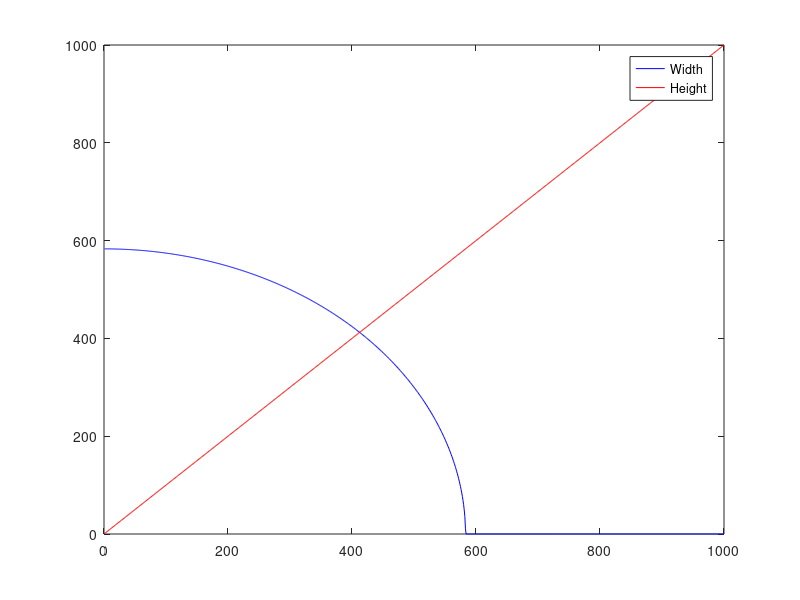
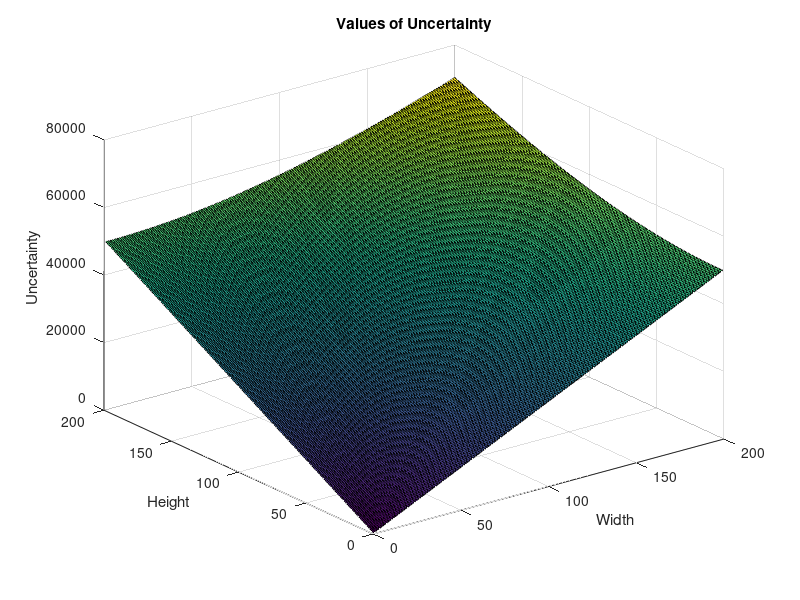

Source code (MATLAB) for these figures, in order:
clc;
clearvars;
close all;

%------------------------------ Question (a) ------------------------------
sigma_side = 5;
width = 300;
height = 500;

sigma_area = sigma_side * sqrt(width^2 + height^2);

fprintf("The uncertainty of the area for width=%d and height=%d is : %.4f\n", width,height,sigma_area);
height_vector_1 = 1:1:1000;
width = real(sqrt((sigma_area / sigma_side)^2 - height_vector_1.^2));
figure("Name", "Sides");
plot(width,'b');
hold on ;
plot(height_vector_1, 'r');
legend('Width', 'Height');
hold off;

%------------------------------ Question (b) ------------------------------
width_vector = 1:50:10000;
height_vector = 1:50:10000;
size = length(height_vector);
sigma_area_surf = zeros(size, size);

for i=1:size
    for j=1:size
        sigma_area_surf(i, j) = sigma_side*sqrt(width_vector(i)^2 + height_vector(j)^2);
    end
end

figure('Name', "Values of Uncertainty");
surf(sigma_area_surf);
title("Values of Uncertainty");
xlabel("Width");
ylabel('Height');
zlabel('Uncertainty');